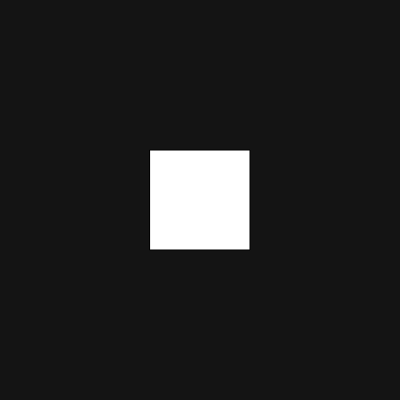
Frame 1 (no input)
Frame 60 (no input): identical to frame 1, image omitted
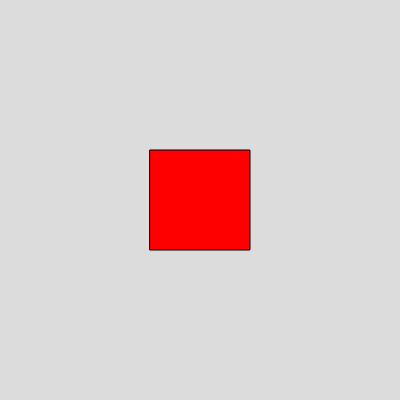
Frame 120 (the mouse pressed at the canvas centre since frame 60)

The p5.js sketch that drew these frames (run headless with seeded random() and noise() and a simulated clock; from frame 60 on, the mouse is pressed at the canvas centre):

// p5.js sketch
// ── sketch.js
let clickr;

function setup() {
  createCanvas(400, 400);
  
  clickr = new Clickable(150, 150, 100, 100);
}

function draw() {
  if (clickr.wasClicked){
    background(220);
  } else {
    background(20);
  }
    
  clickr.show();
}

function mousePressed(){
  clickr.mousePressed(mouseX, mouseY);
  console.log(clickr.wasClicked);
}
// ── Clickable.js
class Clickable {
  
  constructor(x, y, w, h){
    this.x = x;
    this.y = y; 
    this.w = w; 
    this.h = h;
    this.wasClicked = false;
  }

  show(){
    if (this.wasClicked){
      fill(255, 0, 0);
    } else {
      fill(255);
    }
    rect(this.x, this.y, this.w, this.h);
  }
  
  mousePressed(mx, my){
    // It is only clicked if all of these conditions are true.
    this.wasClicked = (mx > this.x && mx < this.x + this.w
       && my > this.y && my < this.y + this.h);
  }

}
